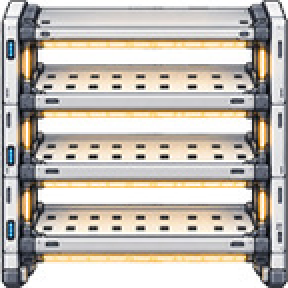
#> input picture tools/art/greenhouse_rack_base.png, 144 x 144 px (shown 2 times larger)
$ python greenhouse_rack_bokchoy.py
#> lines starting #> are read from the running program, lines starting #| are printed output that depends on the picture; after the words box and inside, x2 and y2 are one past the last pixel; in counts of white or black regions, pixels touching at a corner belong together
"""青江菜栽種架：左端柱 / 中段（可無限重複）/ 右端柱，各 48×144。
植株排列以 48 px 為週期，所以任意段數接起來都無縫。"""
import numpy as np, random, math
from PIL import Image
from collections import deque
from pathlib import Path
OUT_DIR = Path(__file__).resolve().parents[2] / 'public/assets/greenhouse'
SEG = 48
src = np.array(Image.open(Path(__file__).with_name('greenhouse_rack_base.png')).convert('RGB')).astype(np.int32)
H = src.shape[0]
#> H = 144
alpha0 = np.full(src.shape[:2], 255, np.uint8)
near = src.min(axis=2) >= 244
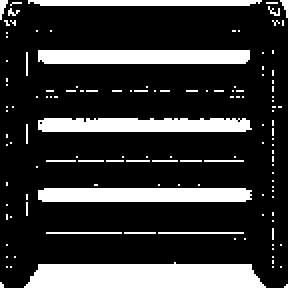
#> near: shape (144, 144) bool (shown 2 times larger); 21% white; 129 white regions (120 under 20 px), largest, box (x1, y1, x2, y2) and area: (12, 131, 133, 144) 1353, (19, 94, 126, 101) 736, (19, 25, 125, 32) 735
seen = np.zeros(src.shape[:2], bool)
q = deque([(y, x) for x in range(144) for y in (0, H - 1)] + [(y, x) for y in range(H) for x in (0, 143)])
while q:
    y, x = q.popleft()
    if not (0 <= y < H and 0 <= x < 144) or seen[y, x] or not near[y, x]: continue
    seen[y, x] = True; alpha0[y, x] = 0
    q.extend([(y+1, x), (y-1, x), (y, x+1), (y, x-1)])
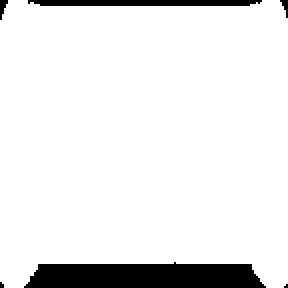
#> alpha0: shape (144, 144) (shown 2 times larger); 91.6% white; 6 black regions (3 under 20 px), largest, box (x1, y1, x2, y2) and area: (12, 131, 133, 144) 1353, (14, 0, 131, 3) 335, (0, 0, 4, 10) 23

# 中段每一橫列要嘛全透明、要嘛全不透明，避免重複時出現規律的缺口
for y in range(H):
    seg = alpha0[y, 48:96]
    if 0 < (seg == 0).sum() < 24:
        for x in range(48, 96):
            if alpha0[y, x] == 0: alpha0[y, x] = 255; src[y, x] = src[y, x - 1]
#> alpha0: shape (144, 144); 91.6% white; 6 black regions (3 under 20 px), largest, box (x1, y1, x2, y2) and area: (12, 132, 133, 144) 1352, (14, 0, 131, 3) 335, (0, 0, 4, 10) 23
#> src: shape (144, 144, 3) int32; mean R, G, B 194.3, 187.9, 179.7
N_MID = 26 - 2                      # 一排 13 格地圖 = 26 段
cols = list(range(0, 48)) + list(range(48, 96)) * N_MID + list(range(96, 144))
out = src[:, cols].copy(); alpha = alpha0[:, cols].copy()
#> after `out = src[:, cols].copy()`:
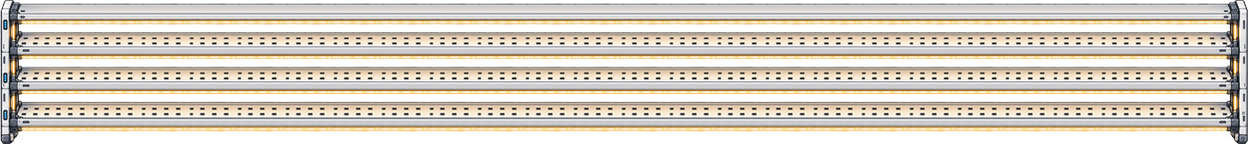
#> out: shape (144, 1248, 3) int32; mean R, G, B 216, 207.4, 195.5
#> after `alpha = alpha0[:, cols].copy()`:
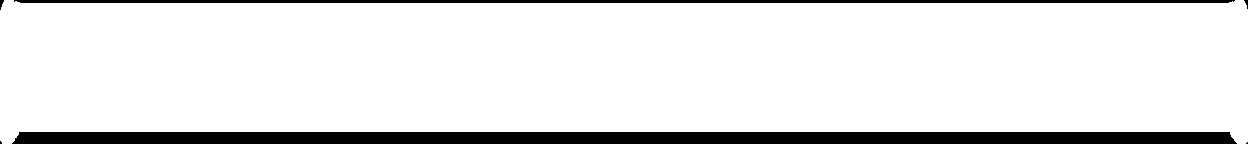
#> alpha: shape (144, 1248); 89.8% white; 6 black regions (3 under 20 px), largest, box (x1, y1, x2, y2) and area: (12, 132, 1237, 144) 14600, (14, 0, 1235, 3) 3647, (0, 0, 4, 10) 23
W = out.shape[1]
#> W = 1248
tiers = [(25, 46), (59, 80), (94, 115)]
X0, X1 = 19, W - 20
#> X0 = 19; X1 = 1228
GAP = (20, 36, 26)
STEM = [(120, 146, 104), (184, 206, 158), (226, 238, 206), (246, 250, 234)]
LEAF = [(22, 58, 34), (40, 92, 48), (62, 128, 58), (96, 164, 74), (150, 204, 104)]

#> (the run stopped early here; a loop or call above may not have finished)
